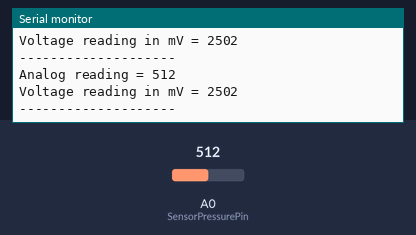
A sketch run on a simulated Arduino Uno, built with avr-gcc and run on an emulated ATmega328P. On the bench: the last lines printed to the serial monitor. The inputs (shaded band) are chosen by the test bench; at power-on: A0 (SensorPressurePin) = 512.

Above: at 2.7 s.
2.8 s: A0 (SensorPressurePin) set to 4
At 3.12 s:
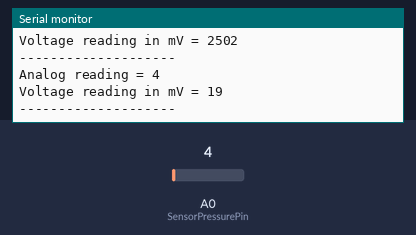
4.3 s: A0 (SensorPressurePin) set to 1
At 4.55 s:
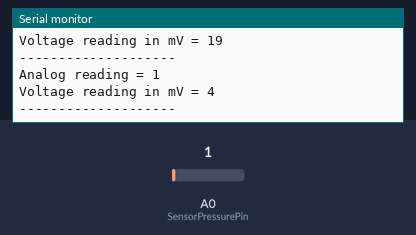
Timing chart, 0 to 7.3 s (numbered marks = the images above; inputs shaded):
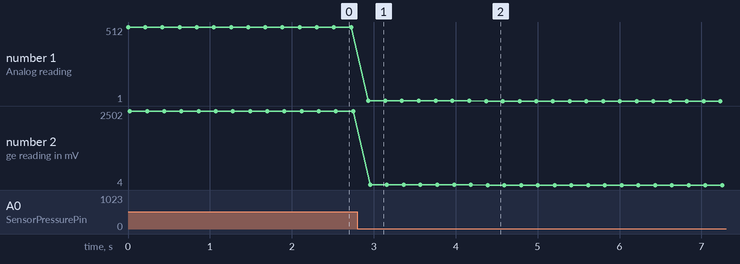

The sketch:

exo6.ino
```cpp
int SensorPressurePin = A0; // select the input pin for the pressure sensor
int Voltage;

void setup() {
  Serial.begin(9600);
}

void loop() {

  int SensorValue = analogRead(SensorPressurePin);

  Serial.print("Analog reading = ");
  Serial.println(SensorValue);

  // analog voltage reading ranges from about 0 to 1023 which maps to 0V to 5V (= 5000mV)
  Voltage = map(SensorValue, 0, 1023, 0, 5000);
  Serial.print("Voltage reading in mV = ");
  Serial.println(Voltage);

  Serial.println("--------------------");
  delay(200);
}
```

Measured:
- after the input at 2.8 s, the serial monitor: prints a new line after 0.13 s (image 1)
- after the input at 4.3 s, the serial monitor: prints a new line after 0.07 s (image 2)
- plotted number 1: 512 → 4 after the input at 2.8 s, 4 → 1 after the input at 4.3 s
- plotted number 2: 2502 → 19 after the input at 2.8 s
